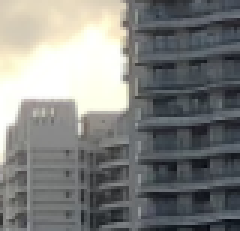
#> input picture testimg.png, 80 x 77 px (shown 3 times larger)
$ python rgb2rgbline.py
#> lines starting #> are read from the running program, lines starting #| are printed output that depends on the picture
#> further down, image is the input picture: shape (77, 80, 3); mean B, G, R 127.1, 129.1, 127.7
import cv2
import numpy as np

def rgb2rgbline(image):
    image_0 = image[:, :, 0]
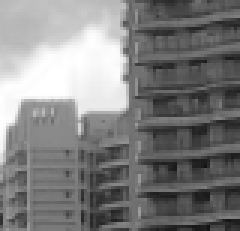
#> image_0: shape (77, 80) (shown 3 times larger); min 18, max 255, mean 127.1
    image_1 = image[:, :, 1]
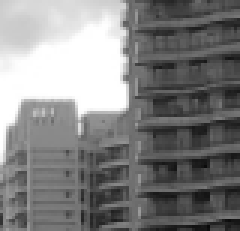
#> image_1: shape (77, 80) (shown 3 times larger); min 9, max 255, mean 129.1
    image_2 = image[:, :, 2]
    i_line_0 = np.array([image_0]).reshape(1, -1)
    i_line_1 = np.array([image_1]).reshape(1, -1)
    i_line_2 = np.array([image_2]).reshape(1, -1)
    i_line = np.concatenate(
        (i_line_0, i_line_1, i_line_2),
        axis=0
    )
    i_line_length = i_line_0.size
#> i_line_length = 6160
    return i_line, i_line_length

image_dir = "testimg.png"
image = cv2.imread(image_dir)
[image_line, image_line_length] = rgb2rgbline(image)
#> image_line_length = 6160
